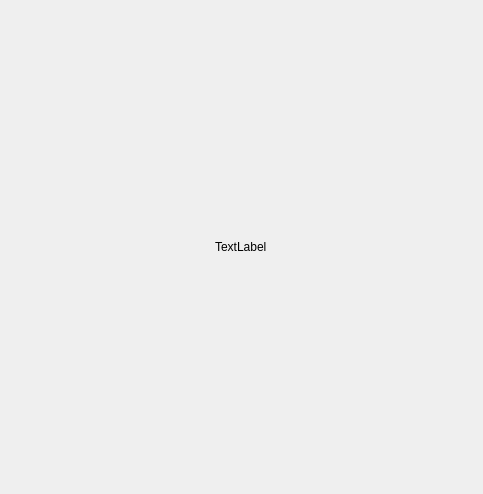
<?xml version="1.0" encoding="UTF-8"?>
<ui version="4.0">
 <class>Window</class>
 <widget class="QMainWindow" name="Window">
  <property name="geometry">
   <rect>
    <x>0</x>
    <y>0</y>
    <width>483</width>
    <height>494</height>
   </rect>
  </property>
  <property name="windowTitle">
   <string>QSimpleUpdater Example</string>
  </property>
  <widget class="QWidget" name="centralwidget">
   <layout class="QVBoxLayout" name="verticalLayout">
    <item>
     <layout class="QHBoxLayout" name="horizontalLayout">
      <property name="sizeConstraint">
       <enum>QLayout::SetNoConstraint</enum>
      </property>
      <item>
       <widget class="QLabel" name="label">
        <property name="sizePolicy">
         <sizepolicy hsizetype="Fixed" vsizetype="Fixed">
          <horstretch>0</horstretch>
          <verstretch>0</verstretch>
         </sizepolicy>
        </property>
        <property name="text">
         <string>TextLabel</string>
        </property>
       </widget>
      </item>
     </layout>
    </item>
   </layout>
  </widget>
 </widget>
 <resources>
  <include location="../resources/qsimpleupdater.qrc"/>
  <include location="../../etc/resources/qsimpleupdater.qrc"/>
 </resources>
 <connections/>
</ui>
